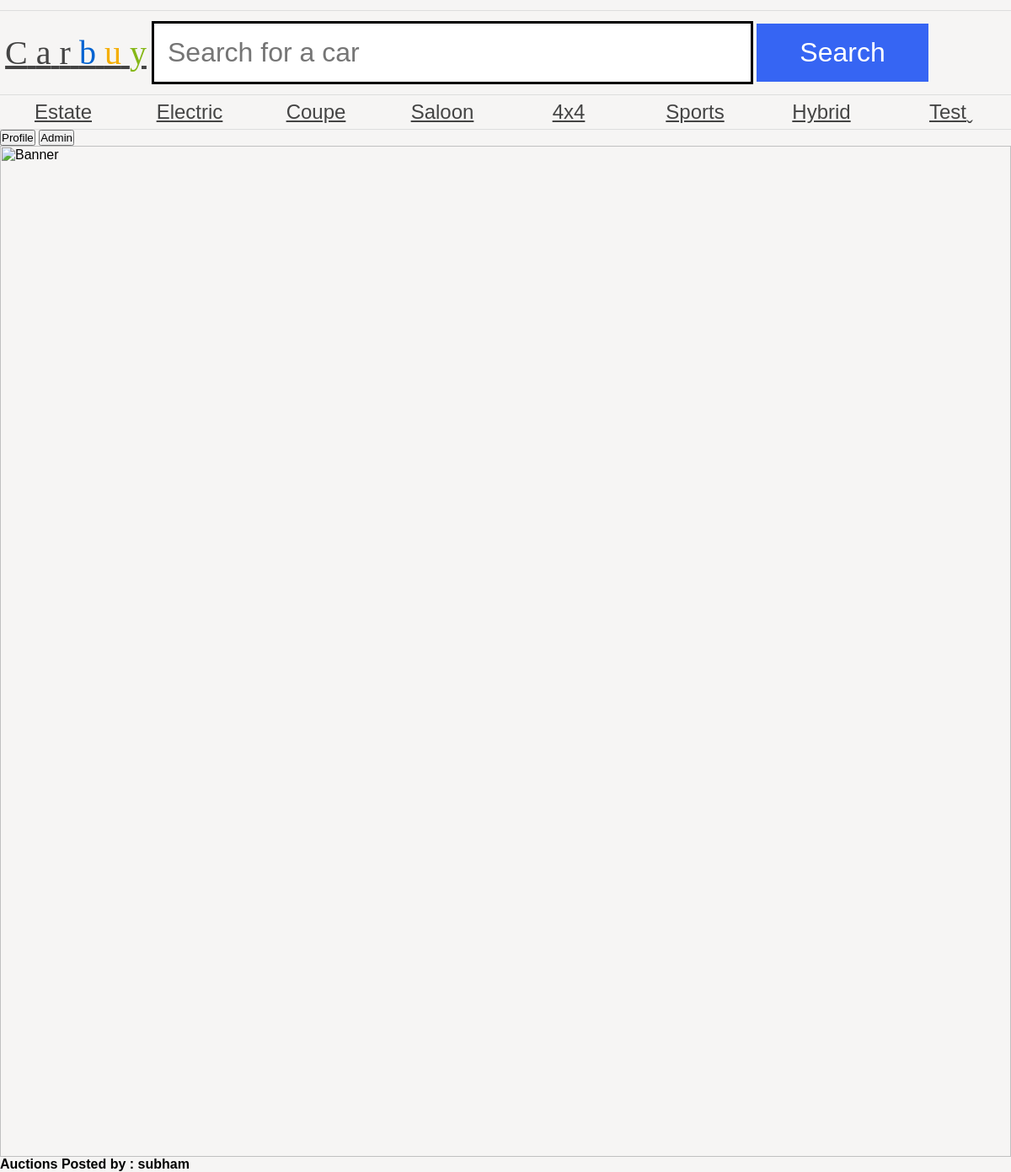
/as1/public/myAuction.php (signed in), run on an earlier commit of the app's database.
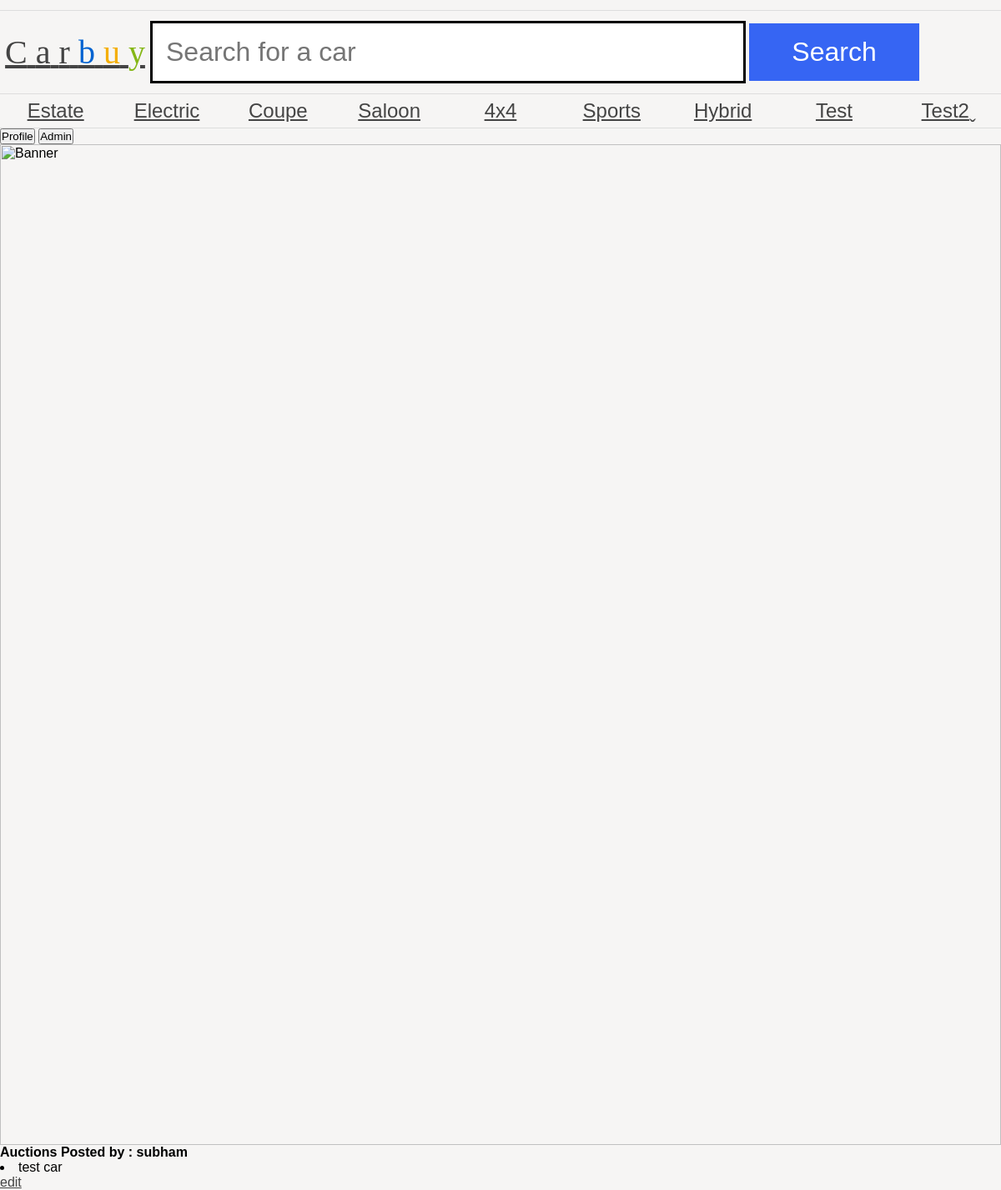
And on a later commit of the database.
### tables this page shows
CREATE TABLE `category` (
  `category_id` int(11) NOT NULL AUTO_INCREMENT,
  `name` varchar(255) DEFAULT NULL,
  PRIMARY KEY (`category_id`)
);

CREATE TABLE `auction` (
  `product_id` int(11) NOT NULL AUTO_INCREMENT,
  `title` varchar(255) DEFAULT NULL,
  `endDate` date DEFAULT NULL,
  `description` varchar(255) DEFAULT NULL,
  `categoryId` varchar(255) DEFAULT NULL,
  `price` decimal(8,2) DEFAULT NULL,
  `user_id` int(11) DEFAULT NULL,
  PRIMARY KEY (`product_id`),
  KEY `Foreign` (`user_id`) USING BTREE,
  CONSTRAINT `test` FOREIGN KEY (`user_id`) REFERENCES `users` (`id`) ON DELETE CASCADE ON UPDATE CASCADE
);

### as1/public/dbConn.php (called while the page is built, shortened)
<?php
$username = "v.je";
$password = "v.je";
$conn = new PDO('mysql:dbname=assignment1;host=mysql', $username, $password, [PDO::ATTR_ERRMODE => PDO::ERRMODE_EXCEPTION]);
$getCategoryQuery = $conn->prepare('SELECT * FROM category');
$getCategoryQuery->execute();
$getCategory = $getCategoryQuery->fetchAll();
?>

### as1/public/myAuction.php (the view, shortened to what this page needs)
<?php
require 'header.php';
if (isset($_SESSION['username'])) {
    $userID = $_SESSION['userID'];
    include_once('dbConn.php');
    $getAuctionQuery = $conn->query("SELECT  `product_id`,`title`, `endDate`, `description`, `categoryId`, `price` FROM `auction` WHERE user_id = '$userID'");
    $getAuctionQuery->execute();
    $getAuction = $getAuctionQuery->fetchAll();
    echo '<strong>Auctions Posted by : ' . $_SESSION['username'] . '</strong>';
    array_map(function ($auctions) {
        $auctionName = $auctions['title'];
        $CarID = $auctions['product_id'];
        $Result = '<li>' . $auctionName . '</li><a href=editAuction.php?CarID=' . $CarID . '>edit</a>';
        echo $Result;
    }, $getAuction);
} else {
    echo 'You are not logged in <a href="login.php"><button>Login Now!</button></a>';
}

### as1/public/header.php (shortened to what this page needs)
<?php
require 'dbConn.php';
?>
<html>
<head>
	<link rel="stylesheet" href="carbuy.css" />
</head>
<body>
	<header>
		<a href="index.php">
			<h1><span class="C">C</span>
				<span class="a">a</span>
				<span class="r">r</span>
				<span class="b">b</span>
				<span class="u">u</span>
				<span class="y">y</span>
			</h1>
		</a>
		<form action="#">
			<input type="text" name="search" placeholder="Search for a car" />
			<input type="submit" name="submit" value="Search" />
		</form>
	</header>
	<nav>
		<ul>
			<?php
			array_map(function ($category) {
				$categoryName = $category['name'];
				$categoryID = $category['category_id'];
				echo '<li>' . '<a class="categoryLink" href="categoryPage.php?categoryID=' . $categoryID . '">' . $categoryName . '</a>' . '</li>';
			}, array_values($getCategory));
			?>
		</ul>
	</nav>
	<div class="headerButton" style="justify-content: center">
		<button>Profile</button>
	</div>
	<span class="HeaderButton">
		<button>Admin</button>
	</span>
	<img src="banners/1.jpg" alt="Banner" />
</body>
</html>

What changed in the data, as far as the page shows it:
added category: name "Test2"
added auction: title "test car"
Also different on the page:
text now shown: "edit"
